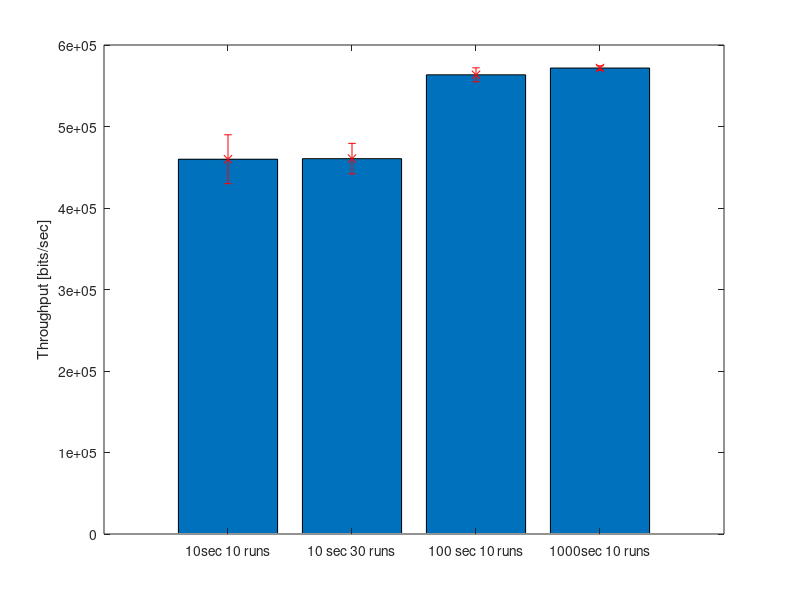

Source code (MATLAB):
%Import results from first code and plot it:
tenruns = load('tenrunsCI.dat');
hundredruns = load('hundredrunsCI.dat');
thousendruns = load('thousendrunsCI.dat');
thirtyruns = load('thirtyrunsCI.dat');


y=[tenruns; thirtyruns; hundredruns; thousendruns];
transY=transpose(y);

meanY=mean(transY);
x=1:1:length(meanY);
varianceY=transY(2,:)-meanY(1,:);

bar(meanY)
hold on
errorbar(x,meanY,varianceY,'rx')


set(gca,'XTickLabel',{'10sec 10 runs', '10 sec 30 runs', '100 sec 10 runs', '1000sec 10 runs'})
ylabel('Throughput [bits/sec]');
%legend('10 sec 10 runs','100 sec 10 runs','1000sec 10runs','10 sec 30 runs');
